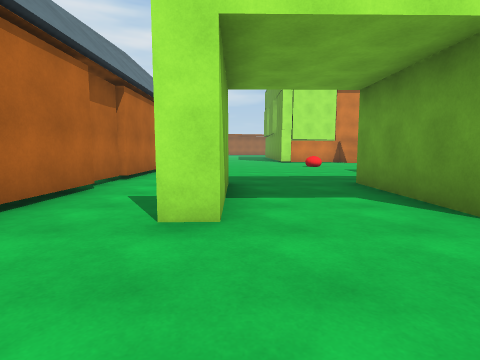
view 1 (above)

19 first-person views from a walk through a scene from a Unity 3-D project. The camera is 1.3 m above the floor, tilts 6° down and sees 80° across. The floor is counted in squares, 2 m on a side. Each view is taken from the middle of a square. On the plan, view 1 faces up. The plan holds only what a view shows up to about 9 squares ahead; the rest is blank. The place goes on beyond the plan.

view 2
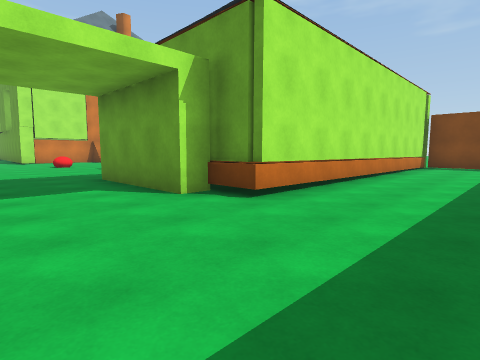

view 3
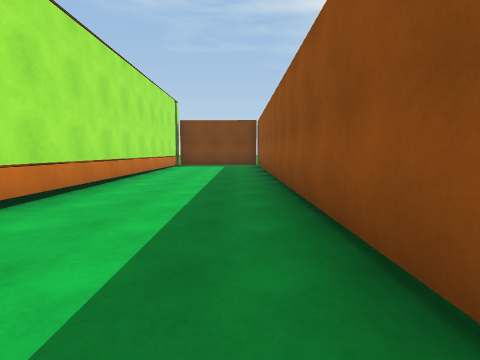

view 4
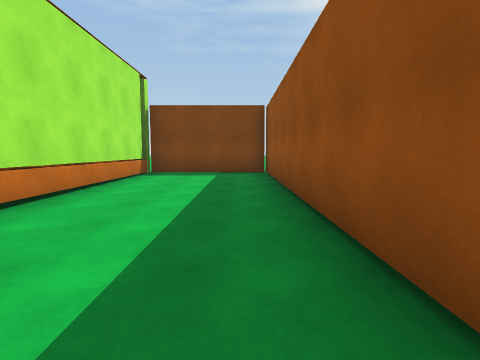

view 5
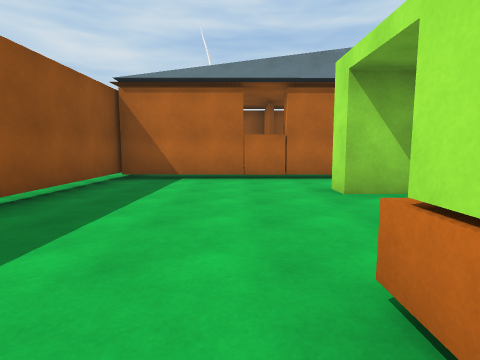

view 6
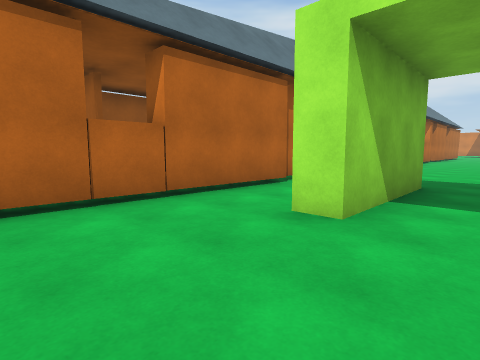

view 7
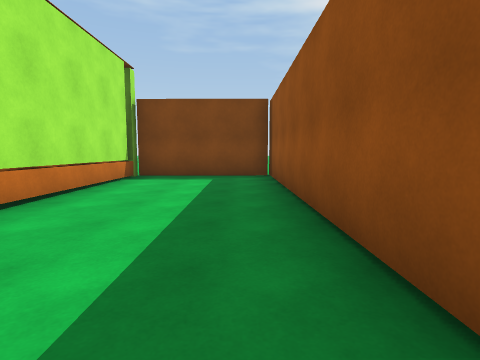

view 8
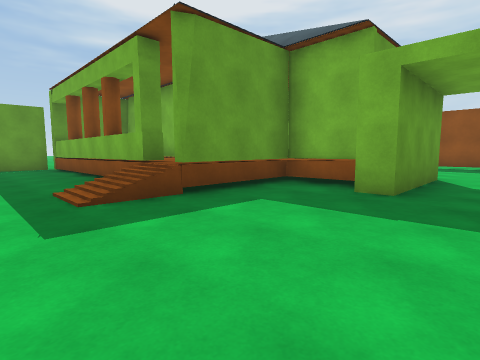

view 9
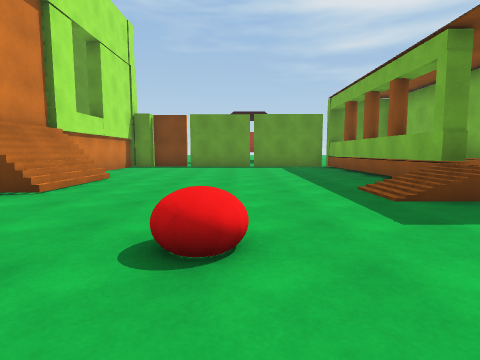

view 10
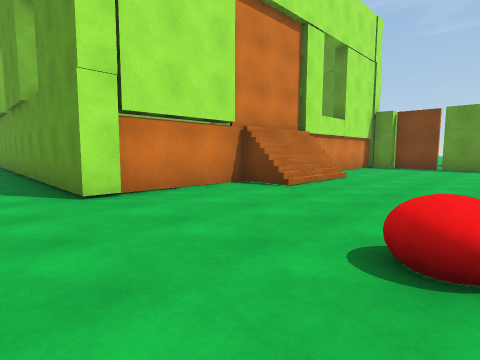

view 11
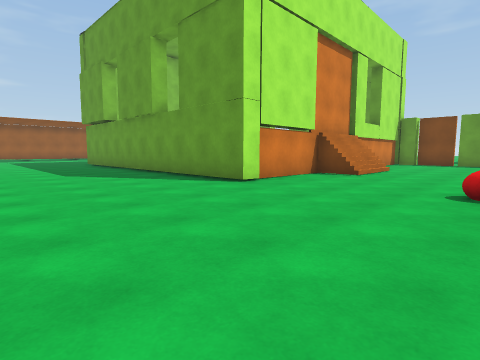

view 12
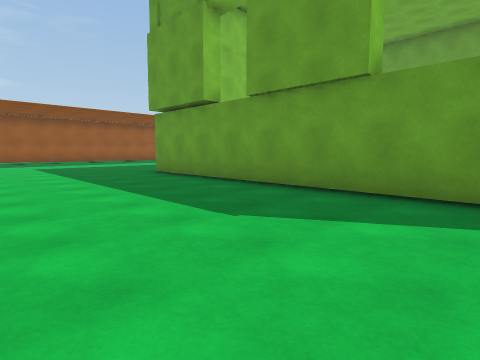

view 13
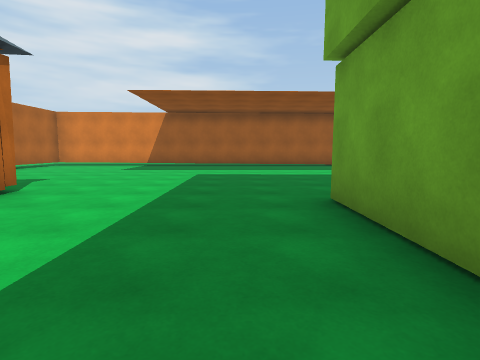

view 14
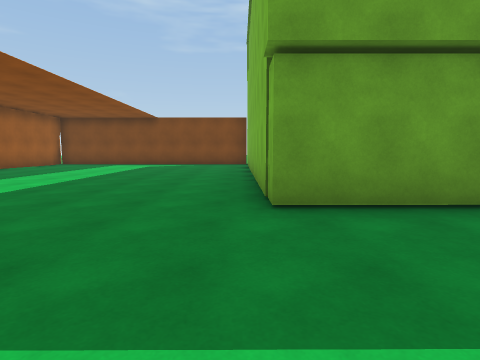

view 15
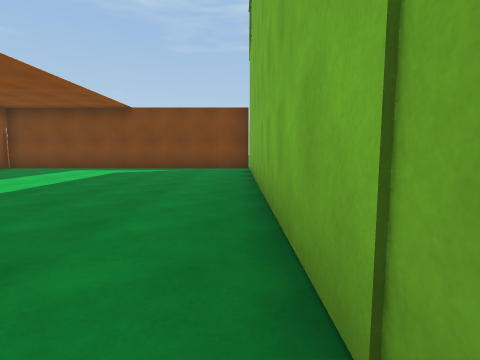

view 16
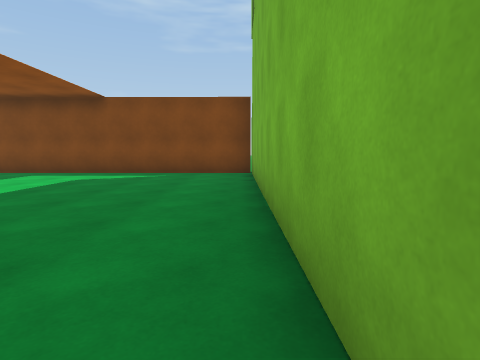

view 17
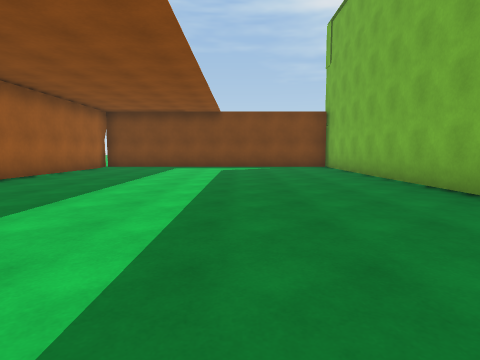

view 18
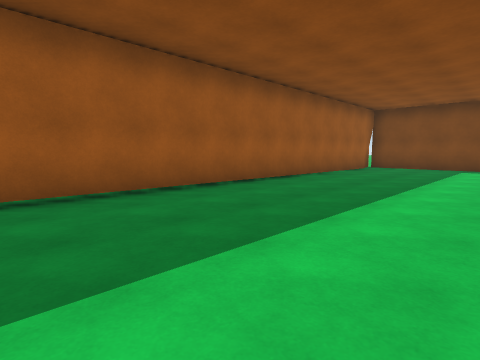

view 19
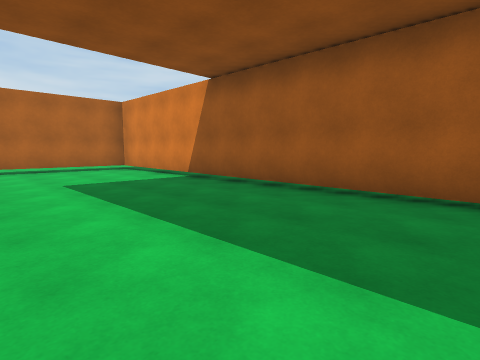

### Floor plan
Points are (right, up) in squares from view 1. A wall is a line through its corners. A room is listed if a view was taken in it or the views show most of it. See-through windows are left out.
Room 1 (views 1, 2, 3, 4, 5, 6, 7)
walls: (2.9, 2.6) (2.2, 2.6); (-0.2, 2.5) (-0.8, 2.5); (-2.4, 1.6) (-2.5, -1.8) (12.5, -1.8); (12.1, -1.8) (12.1, 1.9); (12.3, 1.6) (2.9, 1.6)
ways out: opening at (0, 2.2) to room 2
Room 2 (views 8, 9, 10, 11, 12, 13, 14, 15, 16, 17, 18, 19)
walls: (10.1, 15.2) (2.2, 15.2) (2.2, 24.7) (12.1, 24.7) (12.1, 31.9); (-2.4, 8.4) (-2.4, 6.2); (12.1, 11.9) (12.1, 12.7); (5.8, 7.1) (5.8, 7.6) (11.5, 7.6); (-2.6, 6.3) (-2.6, 5); (-0.2, 5.6) (-0.2, 2.5); (3, 4.9) (4.6, 4.9) (4.6, 7.7); (12.1, 8.2) (12.1, 9.1); (-2.4, 4.8) (-2.4, 1.6); (-6.6, 32.2) (-6.6, 29.7); (10.1, 33.1) (-5.7, 33.1); (2.2, 2.6) (2.2, 5.6) (2.9, 5.6); (2.9, 1.6) (2.9, 2.6)
ways out: opening at (0, 2.2) to room 1

Positions as (right, up) in squares from view 1, and headings:
1: (0, 0), facing up
2: (0, -1), facing up-right
3: (0, -1), facing right
4: (4, -1), facing right
5: (4, 1), facing left
6: (1, 0), facing up-left
7: (5, -1), facing right
8: (1, 10), facing down-right
9: (1, 11), facing right
10: (1, 11), facing up-right
11: (-2, 11), facing up-right
12: (-2, 17), facing up-right
13: (1, 21), facing up
14: (-1, 25), facing right
15: (2, 25), facing right
16: (4, 25), facing right
17: (1, 28), facing right
18: (1, 29), facing up-right
19: (3, 29), facing up-left
